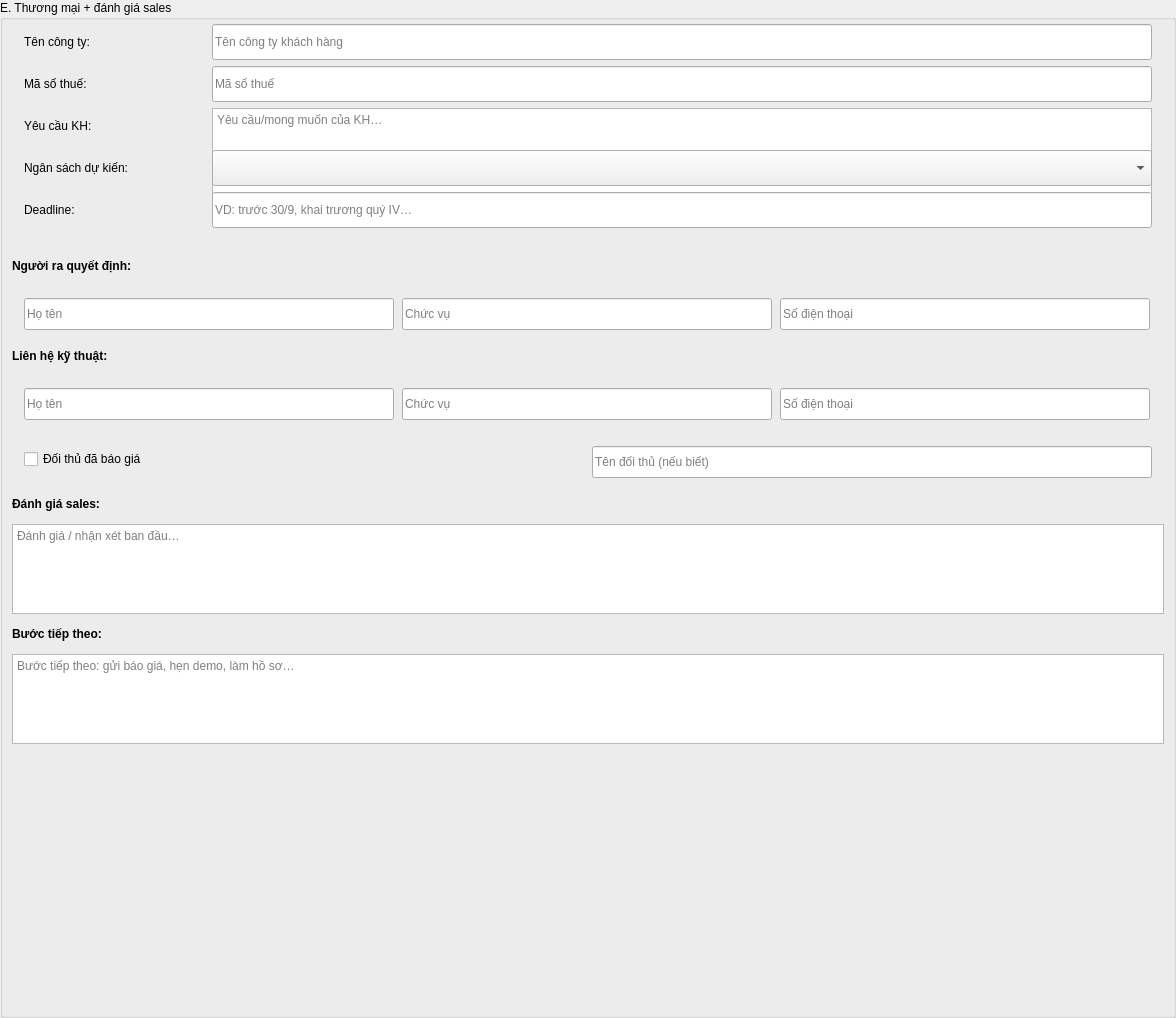
            <widget class="QGroupBox" name="ks_gb_E">
             <property name="title">
              <string>E. Thương mại + đánh giá sales</string>
             </property>
             <property name="geometry">
              <rect>
               <x>12</x>
               <y>1408</y>
               <width>1176</width>
               <height>1018</height>
              </rect>
             </property>
             <widget class="QWidget" name="wrap_12">
              <property name="geometry">
               <rect>
                <x>12</x>
                <y>12</y>
                <width>1152</width>
                <height>234</height>
               </rect>
              </property>
              <widget class="QLabel" name="ks_lbl_kh_cty">
               <property name="text">
                <string>Tên công ty:</string>
               </property>
               <property name="geometry">
                <rect>
                 <x>12</x>
                 <y>18</y>
                 <width>180</width>
                 <height>24</height>
                </rect>
               </property>
              </widget>
              <widget class="QLineEdit" name="ks_kh_cty">
               <property name="placeholderText">
                <string>Tên công ty khách hàng</string>
               </property>
               <property name="geometry">
                <rect>
                 <x>200</x>
                 <y>12</y>
                 <width>940</width>
                 <height>36</height>
                </rect>
               </property>
              </widget>
              <widget class="QLabel" name="ks_lbl_kh_mst">
               <property name="text">
                <string>Mã số thuế:</string>
               </property>
               <property name="geometry">
                <rect>
                 <x>12</x>
                 <y>60</y>
                 <width>180</width>
                 <height>24</height>
                </rect>
               </property>
              </widget>
              <widget class="QLineEdit" name="ks_kh_mst">
               <property name="placeholderText">
                <string>Mã số thuế</string>
               </property>
               <property name="geometry">
                <rect>
                 <x>200</x>
                 <y>54</y>
                 <width>940</width>
                 <height>36</height>
                </rect>
               </property>
              </widget>
              <widget class="QLabel" name="ks_lbl_yc">
               <property name="text">
                <string>Yêu cầu KH:</string>
               </property>
               <property name="geometry">
                <rect>
                 <x>12</x>
                 <y>102</y>
                 <width>180</width>
                 <height>24</height>
                </rect>
               </property>
              </widget>
              <widget class="QTextEdit" name="ks_yc_kh">
               <property name="maximumSize">
                <size>
                 <width>16777215</width>
                 <height>90</height>
                </size>
               </property>
               <property name="placeholderText">
                <string>Yêu cầu/mong muốn của KH…</string>
               </property>
               <property name="geometry">
                <rect>
                 <x>200</x>
                 <y>96</y>
                 <width>940</width>
                 <height>90</height>
                </rect>
               </property>
              </widget>
              <widget class="QLabel" name="ks_lbl_ngan_sach">
               <property name="text">
                <string>Ngân sách dự kiến:</string>
               </property>
               <property name="geometry">
                <rect>
                 <x>12</x>
                 <y>144</y>
                 <width>180</width>
                 <height>24</height>
                </rect>
               </property>
              </widget>
              <widget class="QComboBox" name="ks_ngan_sach">
               <property name="geometry">
                <rect>
                 <x>200</x>
                 <y>138</y>
                 <width>940</width>
                 <height>36</height>
                </rect>
               </property>
              </widget>
              <widget class="QLabel" name="ks_lbl_deadline">
               <property name="text">
                <string>Deadline:</string>
               </property>
               <property name="geometry">
                <rect>
                 <x>12</x>
                 <y>186</y>
                 <width>180</width>
                 <height>24</height>
                </rect>
               </property>
              </widget>
              <widget class="QLineEdit" name="ks_deadline">
               <property name="placeholderText">
                <string>VD: trước 30/9, khai trương quý IV…</string>
               </property>
               <property name="geometry">
                <rect>
                 <x>200</x>
                 <y>180</y>
                 <width>940</width>
                 <height>36</height>
                </rect>
               </property>
              </widget>
             </widget>
             <widget class="QLabel" name="ks_lbl_qd">
              <property name="text">
               <string>&lt;b&gt;Người ra quyết định:&lt;/b&gt;</string>
              </property>
              <property name="geometry">
               <rect>
                <x>12</x>
                <y>254</y>
                <width>1152</width>
                <height>24</height>
               </rect>
              </property>
             </widget>
             <widget class="QWidget" name="wrap_286">
              <property name="geometry">
               <rect>
                <x>12</x>
                <y>286</y>
                <width>1152</width>
                <height>50</height>
               </rect>
              </property>
              <widget class="QLineEdit" name="ks_qd_ten">
               <property name="placeholderText">
                <string>Họ tên</string>
               </property>
               <property name="geometry">
                <rect>
                 <x>12</x>
                 <y>12</y>
                 <width>370</width>
                 <height>32</height>
                </rect>
               </property>
              </widget>
              <widget class="QLineEdit" name="ks_qd_chuc_vu">
               <property name="placeholderText">
                <string>Chức vụ</string>
               </property>
               <property name="geometry">
                <rect>
                 <x>390</x>
                 <y>12</y>
                 <width>370</width>
                 <height>32</height>
                </rect>
               </property>
              </widget>
              <widget class="QLineEdit" name="ks_qd_sdt">
               <property name="placeholderText">
                <string>Số điện thoại</string>
               </property>
               <property name="geometry">
                <rect>
                 <x>768</x>
                 <y>12</y>
                 <width>370</width>
                 <height>32</height>
                </rect>
               </property>
              </widget>
             </widget>
             <widget class="QLabel" name="ks_lbl_lh">
              <property name="text">
               <string>&lt;b&gt;Liên hệ kỹ thuật:&lt;/b&gt;</string>
              </property>
              <property name="geometry">
               <rect>
                <x>12</x>
                <y>344</y>
                <width>1152</width>
                <height>24</height>
               </rect>
              </property>
             </widget>
             <widget class="QWidget" name="wrap_376">
              <property name="geometry">
               <rect>
                <x>12</x>
                <y>376</y>
                <width>1152</width>
                <height>50</height>
               </rect>
              </property>
              <widget class="QLineEdit" name="ks_lh_ten">
               <property name="placeholderText">
                <string>Họ tên</string>
               </property>
               <property name="geometry">
                <rect>
                 <x>12</x>
                 <y>12</y>
                 <width>370</width>
                 <height>32</height>
                </rect>
               </property>
              </widget>
              <widget class="QLineEdit" name="ks_lh_chuc_vu">
               <property name="placeholderText">
                <string>Chức vụ</string>
               </property>
               <property name="geometry">
                <rect>
                 <x>390</x>
                 <y>12</y>
                 <width>370</width>
                 <height>32</height>
                </rect>
               </property>
              </widget>
              <widget class="QLineEdit" name="ks_lh_sdt">
               <property name="placeholderText">
                <string>Số điện thoại</string>
               </property>
               <property name="geometry">
                <rect>
                 <x>768</x>
                 <y>12</y>
                 <width>370</width>
                 <height>32</height>
                </rect>
               </property>
              </widget>
             </widget>
             <widget class="QWidget" name="wrap_434">
              <property name="geometry">
               <rect>
                <x>12</x>
                <y>434</y>
                <width>1152</width>
                <height>50</height>
               </rect>
              </property>
              <widget class="QCheckBox" name="ks_doi_thu_da_bao_gia">
               <property name="text">
                <string>Đối thủ đã báo giá</string>
               </property>
               <property name="geometry">
                <rect>
                 <x>12</x>
                 <y>12</y>
                 <width>560</width>
                 <height>26</height>
                </rect>
               </property>
              </widget>
              <widget class="QLineEdit" name="ks_doi_thu_ten">
               <property name="placeholderText">
                <string>Tên đối thủ (nếu biết)</string>
               </property>
               <property name="geometry">
                <rect>
                 <x>580</x>
                 <y>12</y>
                 <width>560</width>
                 <height>32</height>
                </rect>
               </property>
              </widget>
             </widget>
             <widget class="QLabel" name="ks_lbl_dgs">
              <property name="text">
               <string>&lt;b&gt;Đánh giá sales:&lt;/b&gt;</string>
              </property>
              <property name="geometry">
               <rect>
                <x>12</x>
                <y>492</y>
                <width>1152</width>
                <height>24</height>
               </rect>
              </property>
             </widget>
             <widget class="QTextEdit" name="ks_danh_gia_sales">
              <property name="maximumSize">
               <size>
                <width>16777215</width>
                <height>90</height>
               </size>
              </property>
              <property name="placeholderText">
               <string>Đánh giá / nhận xét ban đầu…</string>
              </property>
              <property name="geometry">
               <rect>
                <x>12</x>
                <y>524</y>
                <width>1152</width>
                <height>90</height>
               </rect>
              </property>
             </widget>
             <widget class="QLabel" name="ks_lbl_btt">
              <property name="text">
               <string>&lt;b&gt;Bước tiếp theo:&lt;/b&gt;</string>
              </property>
              <property name="geometry">
               <rect>
                <x>12</x>
                <y>622</y>
                <width>1152</width>
                <height>24</height>
               </rect>
              </property>
             </widget>
             <widget class="QTextEdit" name="ks_buoc_tiep_theo">
              <property name="maximumSize">
               <size>
                <width>16777215</width>
                <height>90</height>
               </size>
              </property>
              <property name="placeholderText">
               <string>Bước tiếp theo: gửi báo giá, hẹn demo, làm hồ sơ…</string>
              </property>
              <property name="geometry">
               <rect>
                <x>12</x>
                <y>654</y>
                <width>1152</width>
                <height>90</height>
               </rect>
              </property>
             </widget>
            </widget>
